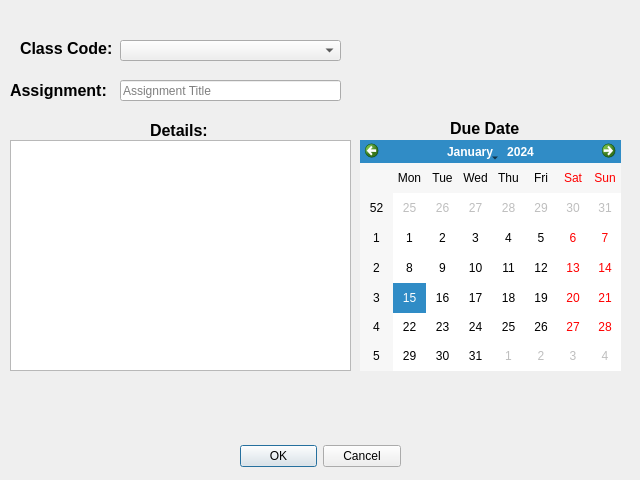
<?xml version="1.0" encoding="UTF-8"?>
<ui version="4.0">
 <class>addAsgnmt</class>
 <widget class="QDialog" name="addAsgnmt">
  <property name="geometry">
   <rect>
    <x>0</x>
    <y>0</y>
    <width>640</width>
    <height>480</height>
   </rect>
  </property>
  <property name="minimumSize">
   <size>
    <width>640</width>
    <height>480</height>
   </size>
  </property>
  <property name="maximumSize">
   <size>
    <width>640</width>
    <height>480</height>
   </size>
  </property>
  <property name="windowTitle">
   <string>assignment dialog</string>
  </property>
  <widget class="QDialogButtonBox" name="buttonBox">
   <property name="geometry">
    <rect>
     <x>240</x>
     <y>440</y>
     <width>161</width>
     <height>32</height>
    </rect>
   </property>
   <property name="orientation">
    <enum>Qt::Horizontal</enum>
   </property>
   <property name="standardButtons">
    <set>QDialogButtonBox::Cancel|QDialogButtonBox::Ok</set>
   </property>
  </widget>
  <widget class="QLabel" name="classCodeLabel">
   <property name="geometry">
    <rect>
     <x>20</x>
     <y>40</y>
     <width>101</width>
     <height>16</height>
    </rect>
   </property>
   <property name="font">
    <font>
     <family>Tahoma</family>
     <pointsize>12</pointsize>
     <bold>true</bold>
    </font>
   </property>
   <property name="text">
    <string>Class Code:</string>
   </property>
  </widget>
  <widget class="QLabel" name="dueLabel">
   <property name="geometry">
    <rect>
     <x>450</x>
     <y>120</y>
     <width>81</width>
     <height>16</height>
    </rect>
   </property>
   <property name="font">
    <font>
     <family>Tahoma</family>
     <pointsize>12</pointsize>
     <bold>true</bold>
    </font>
   </property>
   <property name="text">
    <string>Due Date</string>
   </property>
  </widget>
  <widget class="QLabel" name="asgnmLabel">
   <property name="geometry">
    <rect>
     <x>10</x>
     <y>80</y>
     <width>101</width>
     <height>21</height>
    </rect>
   </property>
   <property name="font">
    <font>
     <family>Tahoma</family>
     <pointsize>12</pointsize>
     <bold>true</bold>
    </font>
   </property>
   <property name="text">
    <string>Assignment:</string>
   </property>
  </widget>
  <widget class="QComboBox" name="classCodes">
   <property name="geometry">
    <rect>
     <x>120</x>
     <y>40</y>
     <width>221</width>
     <height>21</height>
    </rect>
   </property>
  </widget>
  <widget class="QLineEdit" name="title">
   <property name="geometry">
    <rect>
     <x>120</x>
     <y>80</y>
     <width>221</width>
     <height>21</height>
    </rect>
   </property>
   <property name="placeholderText">
    <string>Assignment Title</string>
   </property>
  </widget>
  <widget class="QLabel" name="asgnmLabel_2">
   <property name="geometry">
    <rect>
     <x>150</x>
     <y>120</y>
     <width>71</width>
     <height>21</height>
    </rect>
   </property>
   <property name="font">
    <font>
     <family>Tahoma</family>
     <pointsize>12</pointsize>
     <bold>true</bold>
    </font>
   </property>
   <property name="text">
    <string>Details:</string>
   </property>
  </widget>
  <widget class="QTextEdit" name="details">
   <property name="geometry">
    <rect>
     <x>10</x>
     <y>140</y>
     <width>341</width>
     <height>231</height>
    </rect>
   </property>
  </widget>
  <widget class="QCalendarWidget" name="dueDate">
   <property name="geometry">
    <rect>
     <x>360</x>
     <y>140</y>
     <width>261</width>
     <height>231</height>
    </rect>
   </property>
  </widget>
 </widget>
 <resources/>
 <connections>
  <connection>
   <sender>buttonBox</sender>
   <signal>accepted()</signal>
   <receiver>addAsgnmt</receiver>
   <slot>accept()</slot>
   <hints>
    <hint type="sourcelabel">
     <x>248</x>
     <y>254</y>
    </hint>
    <hint type="destinationlabel">
     <x>157</x>
     <y>274</y>
    </hint>
   </hints>
  </connection>
  <connection>
   <sender>buttonBox</sender>
   <signal>rejected()</signal>
   <receiver>addAsgnmt</receiver>
   <slot>reject()</slot>
   <hints>
    <hint type="sourcelabel">
     <x>316</x>
     <y>260</y>
    </hint>
    <hint type="destinationlabel">
     <x>286</x>
     <y>274</y>
    </hint>
   </hints>
  </connection>
 </connections>
</ui>
